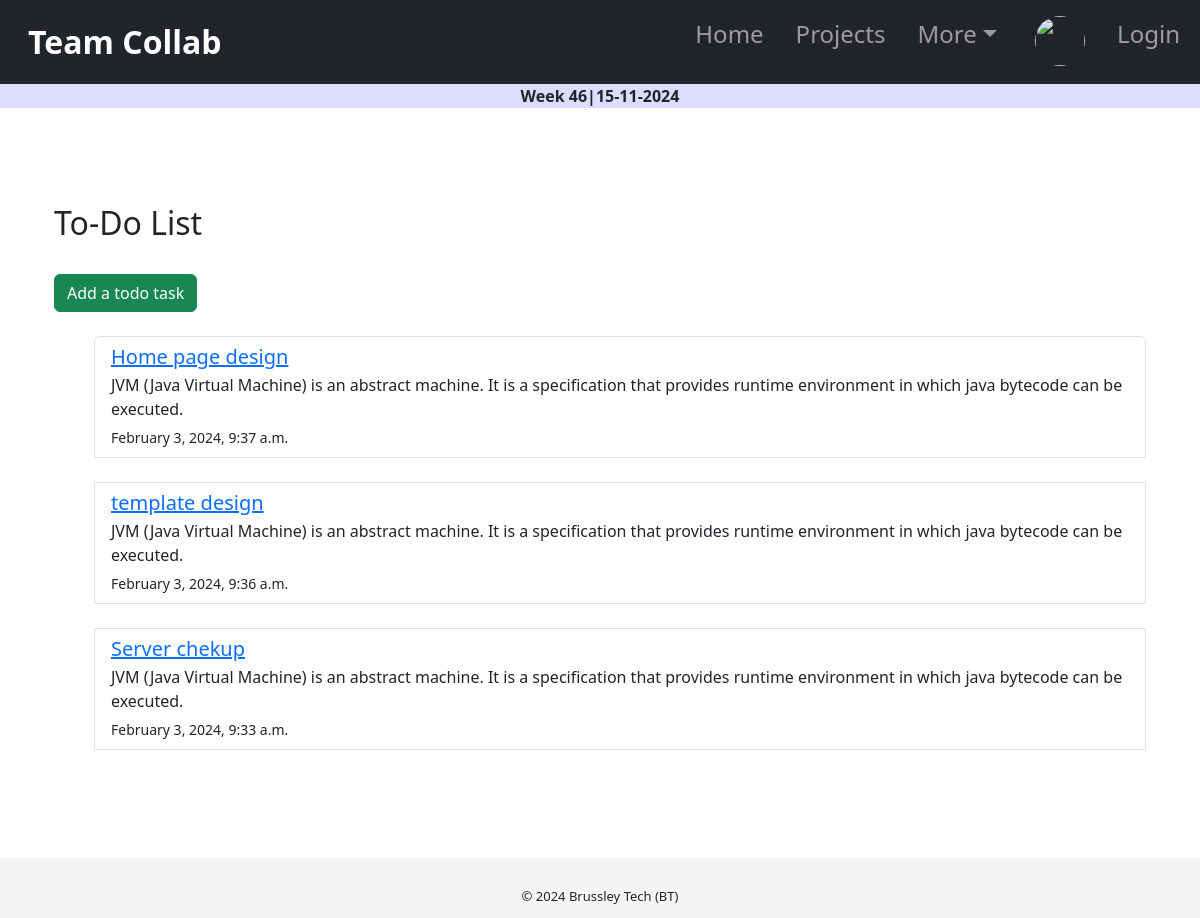
The page /todo/ on the database as committed earlier.
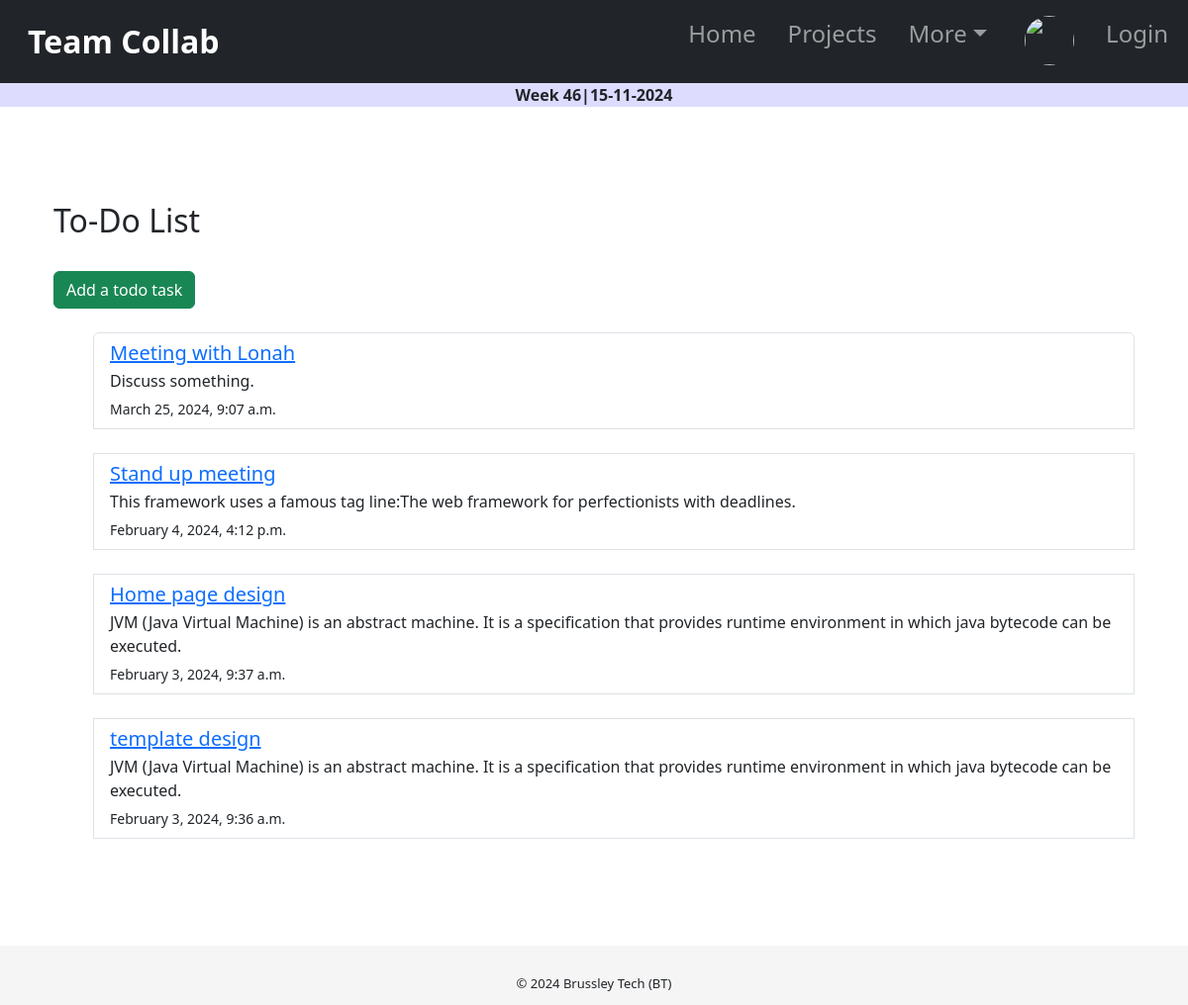
The same page on the database as committed later.
### todo_app/models.py (models this page shows, shortened)
class Todo(models.Model):
    user = models.ForeignKey(User, on_delete=models.CASCADE, null=True, blank=True)
    title = models.CharField(max_length=255)
    description = models.TextField(null=True, blank=True)
    is_done = models.BooleanField(default=False)
    created = models.DateTimeField(auto_now_add=True)

### todo_app/views.py (the view)
# urls.py: path('todo/', TodoList.as_view(), name="todolist"),
class TodoList(ListView):
    model = Todo
    context_object_name = "todo"
    ordering = ("-created")
    template_name = 'todo_app/todo_list.html'

### todo_app/templates/todo_app/todo_list.html (shortened to what this page needs)
{% extends 'tasks/base.html' %}
{% block content %}
<br>
<br>
<br>
<div class="container">
  <div class="container mt-4">
    <h2>To-Do List</h2>
    <br>
    <a href="{% url 'todoadd' %}" class="btn btn-success">Add a todo task</a>
    <br>
    <br>
    <ul class="list-group">
      {% for todo in object_list %}
        <li class="list-group-item {% if todo.complete %}list-group-item-success{% endif %}">
          <div class="d-flex justify-content-between align-items-center">
            <div>
              <h5 class="mb-1"><a href="{% url 'tododetail' todo.pk %}">{{todo.title}} </a></h5>
              {% if todo.description %}
                <p class="mb-1">{{ todo.description }}</p>
              {% endif %}
              <small>{{ todo.created|date:"F j, Y, g:i a" }}</small>
            </div>
            <br>
          </div>
        </li>
        <br>
        {% empty %}
        <h3>No Items in list!</h3>
      {% endfor %}
      <br>
    </ul>
    <br>
  </div>
</div>
{% endblock %}

Rows that differ between the two databases and show on the page:
removed Todo: title "Server chekup", description "JVM (Java Virtual Machine) is an abstract machine. It is a specification that provides runtime environment in which java bytecode can be executed.", created "February 3, 2024, 9:33 a.m."
added Todo: title "Meeting with Lonah", description "Discuss something.", created "March 25, 2024, 9:07 a.m."
added Todo: title "Stand up meeting", description "This framework uses a famous tag line:The web framework for perfectionists with deadlines.", created "February 4, 2024, 4:12 p.m."
